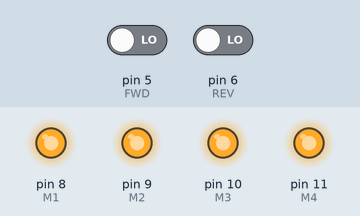
Recording of a sketch running on a simulated Arduino Uno, built with avr-gcc and run on an emulated ATmega328P. Parts: output pins drawn as LEDs (lit = HIGH). Inputs (shaded band) come from the test bench; at power-on: pin 5 (FWD) LOW, pin 6 (REV) LOW.

Above: at 1.2 s.
1.3 s: pin 5 (FWD) driven HIGH
At 2.1 s:
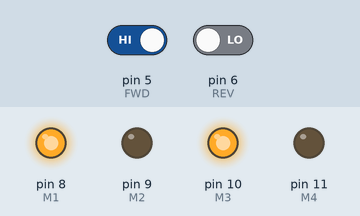
2.8 s: pin 5 (FWD) driven LOW
At 3.3 s:
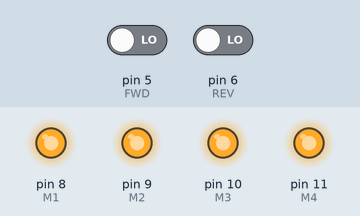
4.3 s: pin 6 (REV) driven HIGH
At 5.5 s:
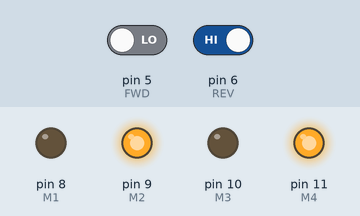
5.8 s: pin 6 (REV) driven LOW
At 6.7 s:
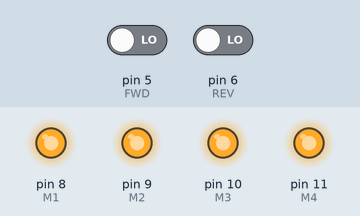
Timing chart, 0 to 8.3 s (numbered marks = the images above; inputs shaded):
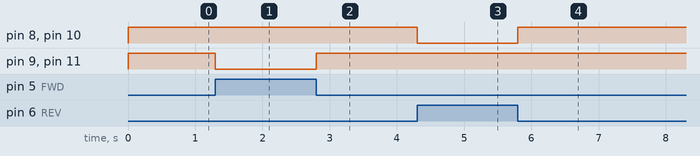

Measured:
- after the input at 1.3 s, pin 9 (M2), pin 11 (M4): HIGH → LOW at once
- after the input at 2.8 s, pin 9 (M2), pin 11 (M4): LOW → HIGH at once
- after the input at 4.3 s, pin 8 (M1), pin 10 (M3): HIGH → LOW at once
- after the input at 5.8 s, pin 8 (M1), pin 10 (M3): LOW → HIGH at once

The sketch:

BridgeTest.ino
```cpp
/*
 * Switching pattern test code for breadboard H-Bridge.
 *
 * Author:  Bryan Blakeslee
 */

// Input pins
#define FWD (5)
#define REV (6)

// Output pins
// M1, M2 = PMOS
// M3, M4 = NMOS
#define M1 (8)
#define M2 (9)
#define M3 (10)
#define M4 (11)

// Constants
#define delayFactor (100)

void setup(){
  // Configure serial communications
  Serial.begin(9600);

  // Set pin directions
  pinMode(FWD, INPUT);
  pinMode(REV, INPUT);
  pinMode(M1, OUTPUT);
  pinMode(M2, OUTPUT);
  pinMode(M3, OUTPUT);
  pinMode(M4, OUTPUT);

  // Set initial state of bridge without crowbaring
  digitalWrite(M1, LOW);
  digitalWrite(M2, LOW);
  delayMicroseconds(delayFactor);
  digitalWrite(M1, HIGH);
  digitalWrite(M2, HIGH);
  delayMicroseconds(delayFactor);
  digitalWrite(M3, HIGH);
  digitalWrite(M4, HIGH);
}

void loop(){
  if(digitalRead(FWD) == digitalRead(REV)){
    // Do braking
    // Turn off both PMOS
    digitalWrite(M1, HIGH);
    digitalWrite(M2, HIGH);
    // Delay
    delayMicroseconds(delayFactor);
    // Turn on both NMOS
    digitalWrite(M3, HIGH);
    digitalWrite(M4, HIGH);
  }else if(digitalRead(FWD) == HIGH){
    // Go forward on binary switching
    // Turn off both NMOS
    digitalWrite(M3, LOW);
    digitalWrite(M4, LOW);
    // Delay
    delayMicroseconds(delayFactor);
    // Turn on M2 PMOS
    digitalWrite(M2, LOW);
    // Delay
    delayMicroseconds(delayFactor);
    // Turn on opposite NMOS
    digitalWrite(M3, HIGH);
    busyWait();
  }else if(digitalRead(REV) == HIGH){
    // Go reverse on binary switching
    // Turn off both NMOS
    digitalWrite(M3, LOW);
    digitalWrite(M4, LOW);
    // Delay
    delayMicroseconds(delayFactor);
    // Turn on M1 PMOS
    digitalWrite(M1, LOW);
    // Delay
    delayMicroseconds(delayFactor);
    // Turn on opposite NMOS
    digitalWrite(M4, HIGH);
    busyWait();
  }
}

void busyWait(){
  while(digitalRead(FWD) != digitalRead(REV));
}
```
